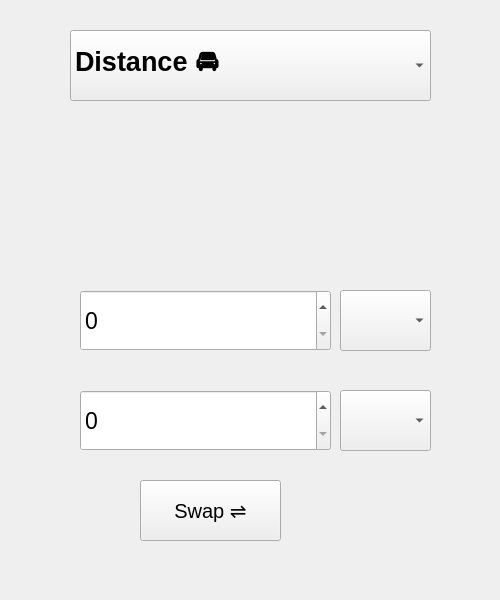
<?xml version="1.0" encoding="UTF-8"?>
<ui version="4.0">
 <author>SiXFeet</author>
 <class>MainWindow</class>
 <widget class="QMainWindow" name="MainWindow">
  <property name="geometry">
   <rect>
    <x>0</x>
    <y>0</y>
    <width>500</width>
    <height>600</height>
   </rect>
  </property>
  <property name="windowTitle">
   <string>ConverTool</string>
  </property>
  <property name="layoutDirection">
   <enum>Qt::LeftToRight</enum>
  </property>
  <property name="iconSize">
   <size>
    <width>32</width>
    <height>32</height>
   </size>
  </property>
  <property name="documentMode">
   <bool>false</bool>
  </property>
  <widget class="QWidget" name="centralwidget">
   <widget class="QComboBox" name="mainSelector">
    <property name="geometry">
     <rect>
      <x>70</x>
      <y>30</y>
      <width>361</width>
      <height>71</height>
     </rect>
    </property>
    <property name="font">
     <font>
      <pointsize>20</pointsize>
      <weight>75</weight>
      <bold>true</bold>
     </font>
    </property>
    <property name="cursor">
     <cursorShape>PointingHandCursor</cursorShape>
    </property>
    <item>
     <property name="text">
      <string>Distance 🚘</string>
     </property>
    </item>
    <item>
     <property name="text">
      <string>Length 📏</string>
     </property>
    </item>
    <item>
     <property name="text">
      <string>Area 📐</string>
     </property>
    </item>
    <item>
     <property name="text">
      <string>Volume 🌊</string>
     </property>
    </item>
    <item>
     <property name="text">
      <string>Time 🕒</string>
     </property>
    </item>
    <item>
     <property name="text">
      <string>Weight 🏋️</string>
     </property>
    </item>
    <item>
     <property name="text">
      <string>Temperature 🌡️</string>
     </property>
    </item>
   </widget>
   <widget class="QComboBox" name="firstOption">
    <property name="geometry">
     <rect>
      <x>340</x>
      <y>290</y>
      <width>91</width>
      <height>61</height>
     </rect>
    </property>
    <property name="cursor">
     <cursorShape>PointingHandCursor</cursorShape>
    </property>
   </widget>
   <widget class="QComboBox" name="secondOption">
    <property name="geometry">
     <rect>
      <x>340</x>
      <y>390</y>
      <width>91</width>
      <height>61</height>
     </rect>
    </property>
    <property name="cursor">
     <cursorShape>PointingHandCursor</cursorShape>
    </property>
   </widget>
   <widget class="QSpinBox" name="firstInput">
    <property name="geometry">
     <rect>
      <x>80</x>
      <y>290</y>
      <width>251</width>
      <height>61</height>
     </rect>
    </property>
    <property name="font">
     <font>
      <pointsize>17</pointsize>
      <weight>50</weight>
      <bold>false</bold>
     </font>
    </property>
    <property name="maximum">
     <number>999999999</number>
    </property>
   </widget>
   <widget class="QSpinBox" name="secondInput">
    <property name="geometry">
     <rect>
      <x>80</x>
      <y>390</y>
      <width>251</width>
      <height>61</height>
     </rect>
    </property>
    <property name="font">
     <font>
      <pointsize>17</pointsize>
      <weight>50</weight>
      <bold>false</bold>
     </font>
    </property>
    <property name="maximum">
     <number>999999999</number>
    </property>
    <property name="value">
     <number>0</number>
    </property>
   </widget>
   <widget class="QPushButton" name="swapBtn">
    <property name="geometry">
     <rect>
      <x>140</x>
      <y>480</y>
      <width>141</width>
      <height>61</height>
     </rect>
    </property>
    <property name="font">
     <font>
      <pointsize>15</pointsize>
     </font>
    </property>
    <property name="cursor">
     <cursorShape>PointingHandCursor</cursorShape>
    </property>
    <property name="text">
     <string>Swap ⇌</string>
    </property>
   </widget>
  </widget>
 </widget>
 <resources/>
 <connections/>
</ui>
